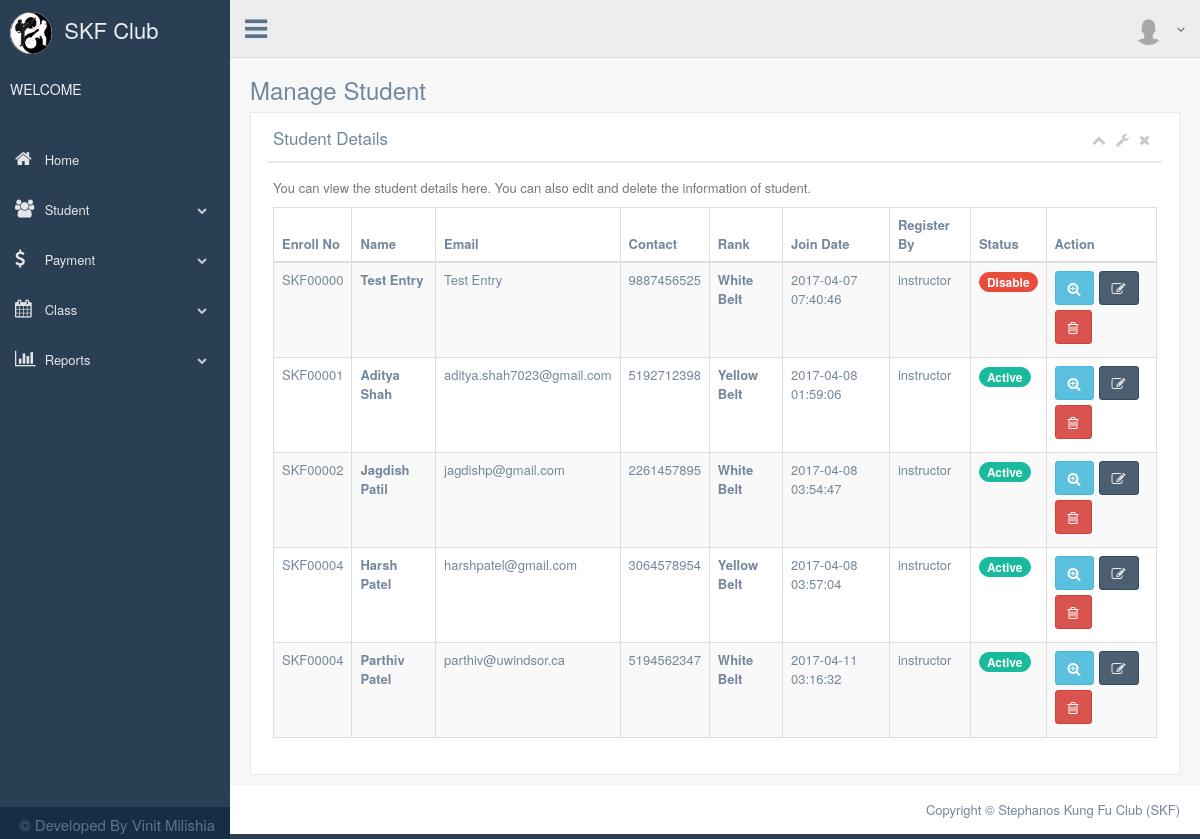
Screenshot of /manage_students.php with the database file from the repository.
### tables this page shows
CREATE TABLE `student` (
  `stud_id` int(10) NOT NULL,
  `stud_enroll_num` varchar(255) NOT NULL,
  `stud_name` varchar(255) NOT NULL,
  `stud_address` longtext NOT NULL,
  `stud_email` varchar(255) NOT NULL,
  `stud_dob` date NOT NULL,
  `stud_mobile` varchar(255) NOT NULL,
  `stud_join_date` timestamp NOT NULL DEFAULT CURRENT_TIMESTAMP,
  `stud_status` varchar(255) NOT NULL DEFAULT 'active',
  `stud_parents_id` int(10) DEFAULT NULL,
  `stud_rank_id` int(10) NOT NULL,
  `stud_user_id` int(10) NOT NULL COMMENT 'student added by'
);

CREATE TABLE `rank` (
  `rank_id` int(10) NOT NULL,
  `rank_belt_color` varchar(255) NOT NULL,
  `rank_requirement` longtext NOT NULL,
  `rank_status` varchar(255) NOT NULL DEFAULT 'active'
);

CREATE TABLE `user` (
  `user_id` int(10) NOT NULL,
  `user_type` varchar(255) NOT NULL COMMENT 'admin or instructor',
  `user_name` varchar(255) NOT NULL,
  `user_password` varchar(255) NOT NULL,
  `user_status` varchar(255) NOT NULL DEFAULT 'active'
);

### connection.php (called while the page is built, shortened)
<?php
class connection1
{
	function getdata($query)
	{
		$this->sql = $query;
		$this->res = mysql_query($this->sql);
	}
}
?>

### manage_students.php (the view, shortened to what this page needs)
<?php
include './connection.php';
include './header.php';
include './sidemenu.php';
include './navbar_top.php';
?>
        <div class="right_col" role="main">
          <div class="">
            <div class="page-title">
              <div class="title_left">
                <h3>Manage Student</h3>
              </div>
            </div>
            <div class="clearfix"></div>
            <div class="row">
              <div class="col-md-12 col-sm-12 col-xs-12">
                <div class="x_panel">
                  <div class="x_title">
                    <h2>Student Details</h2>
                    <ul class="nav navbar-right panel_toolbox">
                      <li><a class="collapse-link"><i class="fa fa-chevron-up"></i></a>
                      </li>
                      <li class="dropdown">
                        <a href="#" class="dropdown-toggle" data-toggle="dropdown" role="button" aria-expanded="false"><i class="fa fa-wrench"></i></a>
                      </li>
                      <li><a class="close-link"><i class="fa fa-close"></i></a>
                      </li>
                    </ul>
                    <div class="clearfix"></div>
                  </div>
                  <div class="x_content">
                    <p class="text-muted font-13 m-b-30">
                      You can view the student details here. You can also edit and delete the information of student.
                    </p>
                    <table id="datatable-responsive" class="table table-striped table-bordered dt-responsive nowrap" cellspacing="0" width="100%">
                      <thead>
                        <tr>
                          <th>Enroll No</th>
                          <th>Name</th>
                          <th>Email</th>
                          <th>Contact</th>
                          <th>Rank</th>
                          <th>Join Date</th>
                          <th>Register By</th>
                          <th>Status</th>
                          <th>Action</th>
                        </tr>
                      </thead>
                        <?php
                            $c=new connection1();
                            $c->connect();
                            $c->sql="select student.*,rank.*,user.user_type from student inner join rank on student.stud_rank_id=rank.rank_id inner join user on student.stud_user_id=user.user_id order by student.stud_id";
                            $c->getdata($c->sql);
                             echo  "<tbody>";
                             while($row = mysql_fetch_array($c->res))
                             {
                               if($row['stud_status']=='active')
                               {
                                   $img="<span class=\"badge bg-green\">Active</span>";
                               }
                               else
                               {
                                   $img="<span class=\"badge bg-red\">Disable</span>";
                               }
                             echo "<tr>";
                             echo "<td>". $row['stud_enroll_num'] ."</td>";
                             echo "<td><b>" .$row['stud_name'] . "</b></td>";
                             echo "<td>". $row['stud_email'] ."</td>";
                             echo "<td>". $row['stud_mobile']."</td>";
                             echo "<td><b>". $row['rank_belt_color'] ."</b></td>";
                             echo "<td>". $row['stud_join_date']."</td>";
                             echo "<td>". $row['user_type']."</td>";
                             echo "<td>". $img."</td>";
                             echo "<td>"."<a class=\"btn btn-info\" data-toggle=\"tooltip\" data-placement=\"top\" title=\"\" data-original-title=\"View\" href=\"view_student.php?page=view_student&sid=".$row['stud_id']." \"><i class=\"fa fa-search-plus\"></i></a>"
                                     ."<a class=\"btn btn-dark \" data-toggle=\"tooltip\" data-placement=\"top\" title=\"\" data-original-title=\"Edit\" href=\"edit_student.php?page=edit_student&sid=".$row['stud_id']." \"><i class=\"fa fa-edit\"></i></a>"
                                     ."<a class=\"btn btn-danger\" href=\"#\" data-toggle=\"tooltip\" data-placement=\"top\" title=\"\" data-original-title=\"Delete\" onclick=\"deleteMe('".$row['stud_id']."');\"><i class=\"fa fa-trash-o\"></i> </a>"."</td>";
                             echo "</tr>";
                            }
                            echo "</tbody>";
                        ?>
                    </table>
                  </div>
                </div>
              </div>
            </div>
          </div>
        </div>
<?php
include './footer.php';
include './jscript.php';
?>

### rows the page displays
student: stud_enroll_num "SKF00000", stud_name "Test Entry", stud_email "Test Entry", stud_mobile "9887456525", stud_rank.rank_belt_color "White Belt", stud_join_date "2017-04-07 07:40:46", stud_user.user_type "instructor", stud_status "Disable"
student: stud_enroll_num "SKF00001", stud_name "Aditya Shah", stud_email "aditya.shah7023@gmail.com", stud_mobile "5192712398", stud_rank.rank_belt_color "Yellow Belt", stud_join_date "2017-04-08 01:59:06", stud_user.user_type "instructor", stud_status "Active"
student: stud_enroll_num "SKF00002", stud_name "Jagdish Patil", stud_email "jagdishp@gmail.com", stud_mobile "2261457895", stud_rank.rank_belt_color "White Belt", stud_join_date "2017-04-08 03:54:47", stud_user.user_type "instructor", stud_status "Active"
student: stud_enroll_num "SKF00004", stud_name "Harsh Patel", stud_email "harshpatel@gmail.com", stud_mobile "3064578954", stud_rank.rank_belt_color "Yellow Belt", stud_join_date "2017-04-08 03:57:04", stud_user.user_type "instructor", stud_status "Active"
student: stud_enroll_num "SKF00004", stud_name "Parthiv Patel", stud_email "parthiv@uwindsor.ca", stud_mobile "5194562347", stud_rank.rank_belt_color "White Belt", stud_join_date "2017-04-11 03:16:32", stud_user.user_type "instructor", stud_status "Active"
